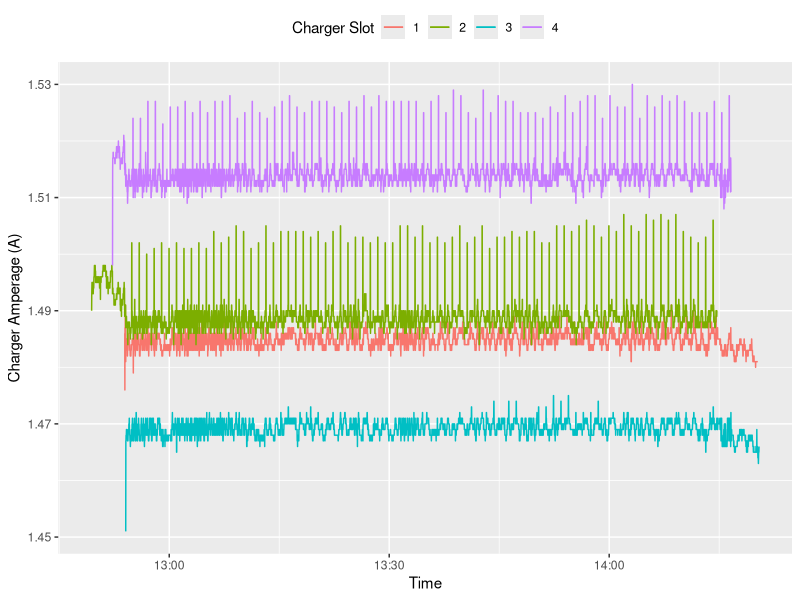
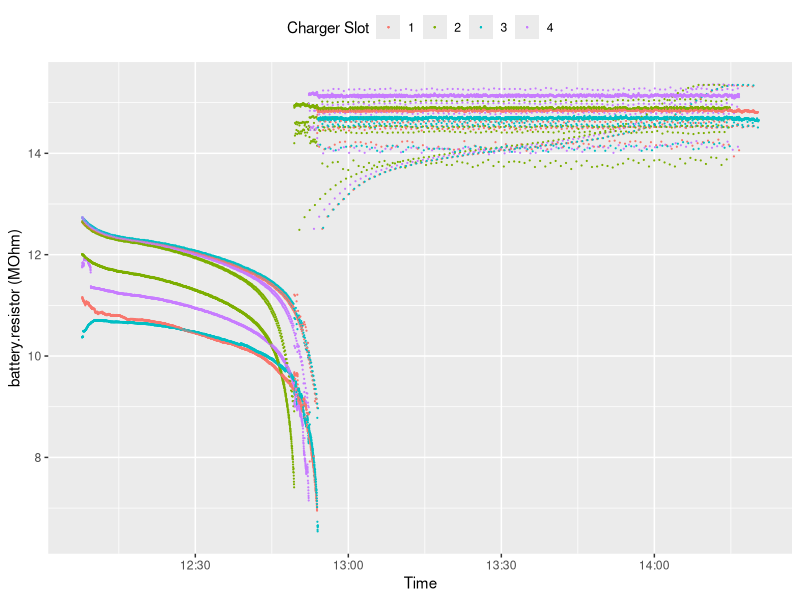
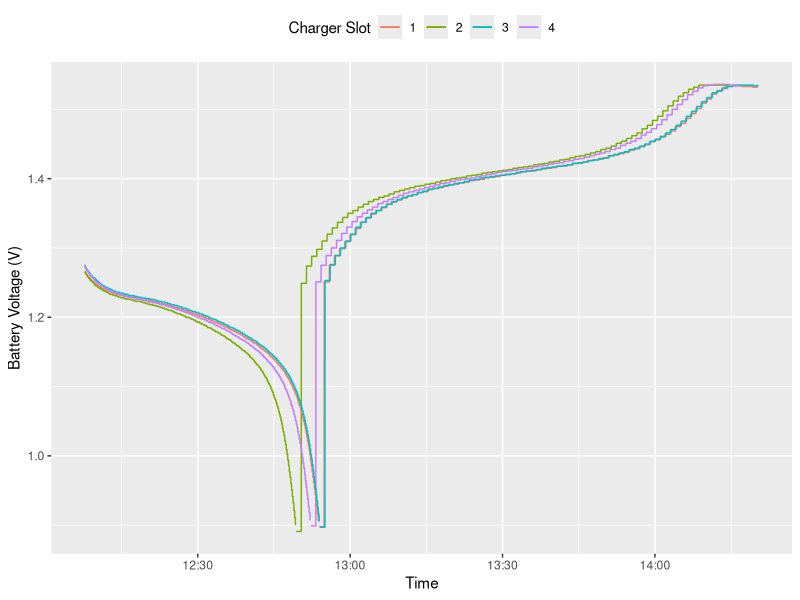
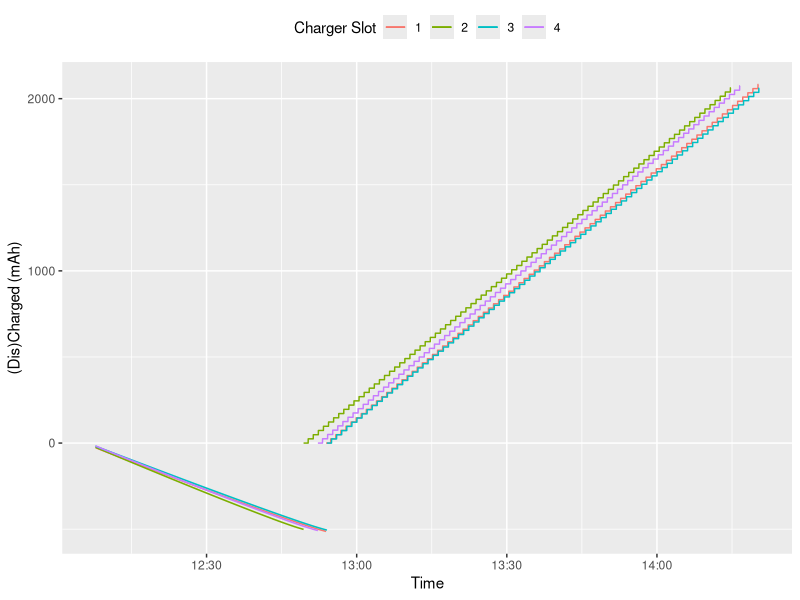
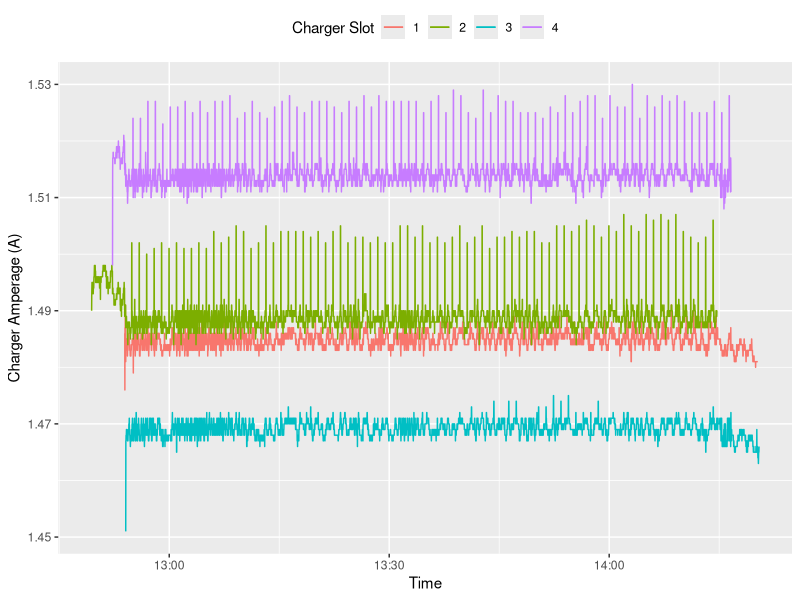
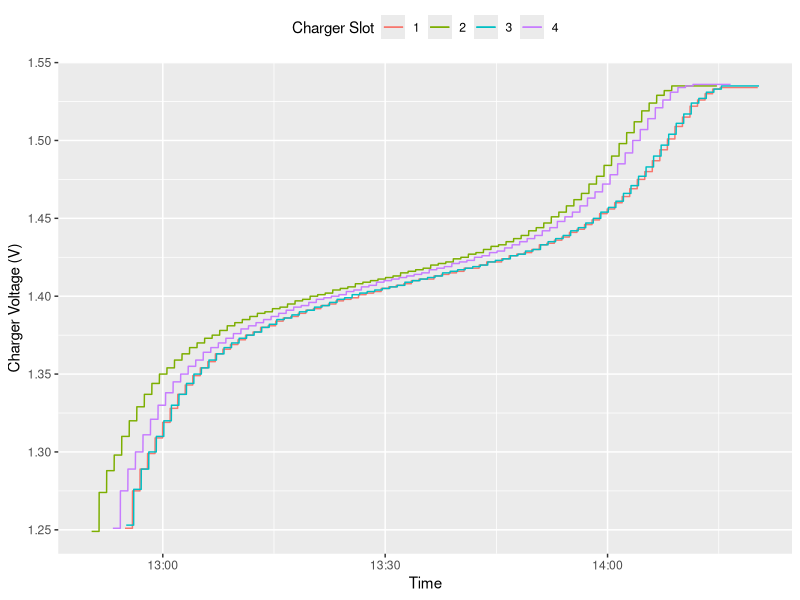

Recreate these plots in R, in order.
require(ggplot2)
require(scales)
require(plyr)

data = read.csv("outputC.csv", sep=";", stringsAsFactors=FALSE, quote = "'")

data$slot = as.factor(data$slot)
data$time = as.POSIXct(data$time, origin="1970-01-01")

data$battery.voltage = data$battery.voltage / 1000 # mV to V
data$charger.voltage = data$charger.voltage / 1000 # mV to V
data$charger.amperage = data$charger.amperage / 1000 # mA to A
data$charged.capacity = data$charged.capacity / 100 # 10^-2 mAh to mAh
data$discharged.capacity = data$discharged.capacity / 100 # 10^-2 mAh to mAh
data$battery.resistor = data$battery.resistor / 100 # 10^-1 MOhm to MOhm

data.charge = data[data$program.state == 'Charge',]
data.discharge = data[data$program.state == 'Discharge',]
data.trickle = data[data$program.state == 'Trickle',]

runtime = ddply(data, .(slot), function(rows) {
  hour = max(rows$hours)
  min = tail(rows, 1)$minutes
  return(c(hour, min))
})
names(runtime) = c("Charger Slot", "Hours", "Minutes")

p = ggplot()
p = p + geom_line(data=data.charge, aes(x=time, y=charged.capacity, color=slot))
p = p + geom_line(data=data.discharge, aes(x=time, y=-discharged.capacity, color=slot))
p = p + geom_line(data=data.trickle, aes(x=time, y=charged.capacity, color=slot))
p = p + scale_color_discrete(name="Charger Slot")
p = p + labs(x="Time", y="(Dis)Charged (mAh)") 
p = p + theme(legend.position="top")
p.charge.discharge = p

p = ggplot()
p = p + geom_point(data=data.charge[data.charge$battery.resistor > 0,], aes(x=time, y=battery.resistor, color=slot), size=0.1)
p = p + geom_point(data=data.discharge[data.discharge$battery.resistor > 0,], aes(x=time, y=battery.resistor, color=slot), size=0.1)
p = p + geom_point(data=data.trickle[data.trickle$battery.resistor > 0,], aes(x=time, y=battery.resistor, color=slot), size=0.1)
p = p + scale_color_discrete(name="Charger Slot")
p = p + labs(x="Time", y="battery.resistor (MOhm)") 
p = p + theme(legend.position="top")
p.battery.resistor = p

p = ggplot()
p = p + geom_line(data=data.charge[data.charge$battery.voltage > 0,], aes(x=time, y=battery.voltage, color=slot))
p = p + geom_line(data=data.discharge[data.discharge$battery.voltage > 0,], aes(x=time, y=battery.voltage, color=slot))
p = p + geom_line(data=data.trickle[data.trickle$battery.voltage > 0,], aes(x=time, y=battery.voltage, color=slot))
p = p + scale_color_discrete(name="Charger Slot")
p = p + labs(x="Time", y="Battery Voltage (V)") 
p = p + theme(legend.position="top")
p.battery.voltage = p

p = ggplot()
p = p + geom_line(data=data.charge[data.charge$charger.voltage > 0,], aes(x=time, y=charger.voltage, color=slot))
p = p + geom_line(data=data.trickle[data.trickle$charger.voltage > 0,], aes(x=time, y=charger.voltage, color=slot))
p = p + scale_color_discrete(name="Charger Slot")
p = p + labs(x="Time", y="Charger Voltage (V)") 
p = p + theme(legend.position="top")
p.charger.voltage = p

p = ggplot()
p = p + geom_line(data=data.charge[data.charge$charger.amperage > 0,], aes(x=time, y=charger.amperage, color=slot))
p = p + geom_line(data=data.trickle[data.trickle$charger.amperage > 0,], aes(x=time, y=charger.amperage, color=slot))
p = p + scale_color_discrete(name="Charger Slot")
p = p + labs(x="Time", y="Charger Amperage (A)") 
p = p + theme(legend.position="top")
p.charger.amperage = p


